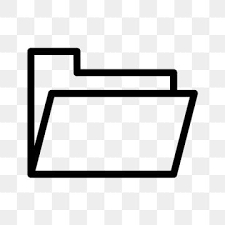
#> input picture 아이콘/보관함.png, 225 x 225 px
$ python super_cleanup.py
#> lines starting #> are read from the running program, lines starting #| are printed output that depends on the picture
from PIL import Image
import os

def super_cleanup_checkerboard(src, dst):
#> called with src = '아이콘/보관함.png', dst = 'public/archive.png'
    print(f"Super Cleanup for {dst} from {src}...")
    with Image.open(src) as img:
#> img is the input picture: PIL image 225x225 P; min 0, max 255, mean 221.3
        img = img.convert("RGBA")
#> img: PIL image 225x225 RGBA
        datas = img.getdata()

        new_data = []
        for item in datas:
            r, g, b, a = item

            # Target the checkerboard patterns:
            # 1. Light gray/white squares
            # 2. Mid gray squares
            # Typically these are (255,255,255), (192,192,192), (204,204,204) etc.

            # If the pixel is very close to white BUT not 'Pure White' (which is the icon)
            # and if the RGB values are very similar (gray)

            is_pure_white = (r > 250 and g > 250 and b > 250)
            is_gray_ish = (abs(r - g) < 10 and abs(g - b) < 10 and abs(r - b) < 10)
            is_checker_dark = (r > 100 and r < 210 and is_gray_ish)
            is_checker_light = (r >= 210 and r < 255 and is_gray_ish)

            # The icon itself is pure white outline.
            # In cases where the icon is pure white, we protect it.
            # But sometimes icons have subtle shades.

            # For this specific 'Archive' icon, let's target the background pattern:
            if (is_checker_dark or is_checker_light) and not (r > 253 and g > 253 and b > 253):
                new_data.append((r, g, b, 0))
            elif r > 240 and g > 240 and b > 240:
                # If it's very white but part of the checkerboard (not pure enough)
                 # Actually, let's be safe. If it's a square pattern, we check coordinates or just use tight range.
                 new_data.append((r, b, g, 0))
            else:
                new_data.append(item)
#> this loop made 50625 passes
#> (item, r, g, b, is_pure_white, is_checker_light) on passes 1 to 3: ((238, 238, 238, 255), 238, 238, 238, False, True), ((238, 238, 238, 255), 238, 238, 238, False, True), ((238, 238, 238, 255), 238, 238, 238, False, True)

        img.putdata(new_data)
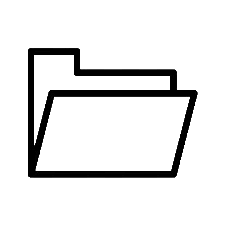
#> img: PIL image 225x225 RGBA; mean R, G, B, A 221.3, 221.3, 221.3, 25.2; transparent parts drawn white
        img.save(dst, "PNG")

if os.path.exists("아이콘/보관함.png"):
    super_cleanup_checkerboard("아이콘/보관함.png", "public/archive.png")
else:
    print("Error: 보관함.png not found!")

$ run again, with 아이콘/AI 리포트 아이콘.png copied over 아이콘/보관함.png
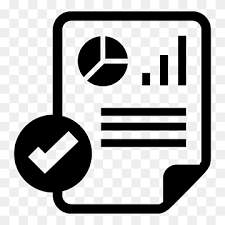
#> input picture 아이콘/AI 리포트 아이콘.png, 225 x 225 px
#> in super_cleanup_checkerboard, img is the input picture: PIL image 225x225 P; min 0, max 255, mean 177.6
#> the loop in super_cleanup_checkerboard, `for item in datas:` made 50625 passes
#> (item, r, g, b, is_pure_white, is_checker_light) on passes 1 to 3: ((255, 255, 255, 255), 255, 255, 255, True, False), ((255, 255, 255, 255), 255, 255, 255, True, False), ((255, 255, 255, 255), 255, 255, 255, True, False)
#> in super_cleanup_checkerboard, `img.putdata(new_data)`:
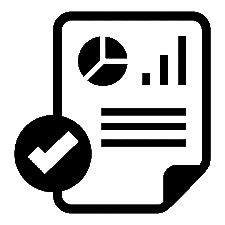
#> img: PIL image 225x225 RGBA; mean R, G, B, A 177.6, 177.6, 177.6, 71.1; transparent parts drawn white
